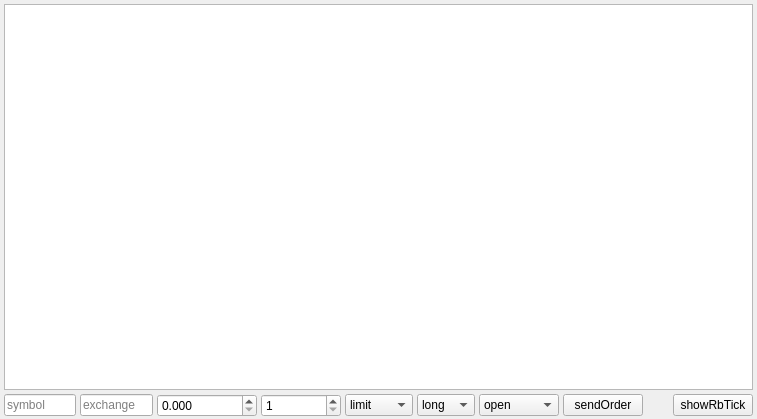
<?xml version="1.0" encoding="UTF-8"?>
<ui version="4.0">
 <class>TickForm</class>
 <widget class="QWidget" name="TickForm">
  <property name="geometry">
   <rect>
    <x>0</x>
    <y>0</y>
    <width>757</width>
    <height>419</height>
   </rect>
  </property>
  <property name="windowTitle">
   <string>Form</string>
  </property>
  <layout class="QVBoxLayout" name="verticalLayout">
   <property name="spacing">
    <number>4</number>
   </property>
   <property name="leftMargin">
    <number>4</number>
   </property>
   <property name="topMargin">
    <number>4</number>
   </property>
   <property name="rightMargin">
    <number>4</number>
   </property>
   <property name="bottomMargin">
    <number>2</number>
   </property>
   <item>
    <widget class="QTableWidget" name="tableWidget"/>
   </item>
   <item>
    <layout class="QHBoxLayout" name="horizontalLayoutBottomALl">
     <property name="spacing">
      <number>4</number>
     </property>
     <item>
      <layout class="QHBoxLayout" name="horizontalLayoutBottom">
       <property name="spacing">
        <number>4</number>
       </property>
       <item>
        <widget class="QLineEdit" name="lineEditSymbol">
         <property name="maximumSize">
          <size>
           <width>80</width>
           <height>16777215</height>
          </size>
         </property>
         <property name="inputMask">
          <string/>
         </property>
         <property name="maxLength">
          <number>32767</number>
         </property>
         <property name="readOnly">
          <bool>true</bool>
         </property>
         <property name="placeholderText">
          <string>symbol</string>
         </property>
        </widget>
       </item>
       <item>
        <widget class="QLineEdit" name="lineEditExchange">
         <property name="maximumSize">
          <size>
           <width>80</width>
           <height>16777215</height>
          </size>
         </property>
         <property name="text">
          <string/>
         </property>
         <property name="readOnly">
          <bool>true</bool>
         </property>
         <property name="placeholderText">
          <string>exchange</string>
         </property>
        </widget>
       </item>
       <item>
        <widget class="QDoubleSpinBox" name="doubleSpinBoxPrice">
         <property name="minimumSize">
          <size>
           <width>100</width>
           <height>0</height>
          </size>
         </property>
         <property name="maximumSize">
          <size>
           <width>100</width>
           <height>16777215</height>
          </size>
         </property>
         <property name="readOnly">
          <bool>false</bool>
         </property>
         <property name="buttonSymbols">
          <enum>QAbstractSpinBox::UpDownArrows</enum>
         </property>
         <property name="decimals">
          <number>3</number>
         </property>
         <property name="maximum">
          <double>999999.989999999990687</double>
         </property>
         <property name="singleStep">
          <double>1.000000000000000</double>
         </property>
        </widget>
       </item>
       <item>
        <widget class="QSpinBox" name="spinBoxVolume">
         <property name="minimumSize">
          <size>
           <width>80</width>
           <height>0</height>
          </size>
         </property>
         <property name="maximumSize">
          <size>
           <width>80</width>
           <height>16777215</height>
          </size>
         </property>
         <property name="readOnly">
          <bool>false</bool>
         </property>
         <property name="minimum">
          <number>1</number>
         </property>
         <property name="maximum">
          <number>1000000</number>
         </property>
        </widget>
       </item>
       <item>
        <widget class="QComboBox" name="comboBoxPriceType">
         <property name="maximumSize">
          <size>
           <width>80</width>
           <height>16777215</height>
          </size>
         </property>
         <item>
          <property name="text">
           <string>limit</string>
          </property>
         </item>
         <item>
          <property name="text">
           <string>market</string>
          </property>
         </item>
        </widget>
       </item>
       <item>
        <widget class="QComboBox" name="comboBoxDirection">
         <property name="maximumSize">
          <size>
           <width>80</width>
           <height>16777215</height>
          </size>
         </property>
         <item>
          <property name="text">
           <string>long</string>
          </property>
         </item>
         <item>
          <property name="text">
           <string>short</string>
          </property>
         </item>
        </widget>
       </item>
       <item>
        <widget class="QComboBox" name="comboBoxOffset">
         <property name="maximumSize">
          <size>
           <width>80</width>
           <height>16777215</height>
          </size>
         </property>
         <item>
          <property name="text">
           <string>open</string>
          </property>
         </item>
         <item>
          <property name="text">
           <string>close</string>
          </property>
         </item>
         <item>
          <property name="text">
           <string>closetoday</string>
          </property>
         </item>
         <item>
          <property name="text">
           <string>closeyesterday</string>
          </property>
         </item>
        </widget>
       </item>
      </layout>
     </item>
     <item>
      <widget class="QPushButton" name="pushButtonSendOrder">
       <property name="maximumSize">
        <size>
         <width>80</width>
         <height>16777215</height>
        </size>
       </property>
       <property name="text">
        <string>sendOrder</string>
       </property>
      </widget>
     </item>
     <item>
      <spacer name="horizontalSpacer">
       <property name="orientation">
        <enum>Qt::Horizontal</enum>
       </property>
       <property name="sizeHint" stdset="0">
        <size>
         <width>40</width>
         <height>20</height>
        </size>
       </property>
      </spacer>
     </item>
     <item>
      <widget class="QPushButton" name="pushButtonTick">
       <property name="text">
        <string>showRbTick</string>
       </property>
      </widget>
     </item>
    </layout>
   </item>
  </layout>
 </widget>
 <resources/>
 <connections/>
</ui>
